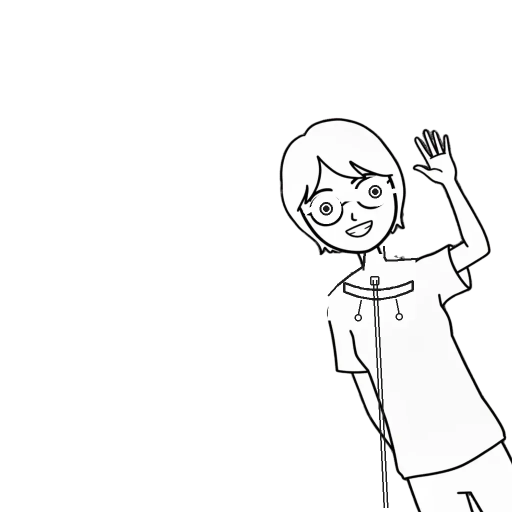
#> input picture Material/debug/window_v1.webp, 1024 x 1024 px, given in place of avatar_window.webp, which was not available (shown at 1/2 size)
$ python edit_avatar.py
#> lines starting #> are read from the running program, lines starting #| are printed output that depends on the picture; pictures that were not available may be replaced by others from this repository, and a replacement may not be noted
# -*- coding: utf-8 -*-
"""形象定制 v3：alpha 遮罩版
- 所有擦除/重绘都限制在身体轮廓(alpha)内部，杜绝白块越界
- 窗户图眼镜按实测坐标擦除（左镜(652,414) 右镜(741,380) r≈35-37，擦除半径48）
- 拉链缩短到衣摆以上
"""
from PIL import Image, ImageDraw, ImageChops

BLACK = (30, 30, 30, 255)
LINE = 5


def masked(img, fn):
    """在独立图层上绘制，再用原图 alpha 遮罩后合成（只影响轮廓内部）"""
    layer = Image.new('RGBA', img.size, (0, 0, 0, 0))
    fn(ImageDraw.Draw(layer))
    layer.putalpha(ImageChops.darker(layer.getchannel('A'), img.getchannel('A')))
    img.alpha_composite(layer)


def qbez(p0, p1, p2, n=24):
    return [((1-t)**2*p0[0] + 2*(1-t)*t*p1[0] + t**2*p2[0],
             (1-t)**2*p0[1] + 2*(1-t)*t*p1[1] + t**2*p2[1])
            for t in [i/n for i in range(n+1)]]


def draw_smooth(d, pts, outline=BLACK, width=LINE, fill=None):
    if fill:
        d.polygon(pts, fill=fill)
    d.line(pts + [pts[0]], fill=outline, width=width, joint='curve')


# ================= 帧（全身 1024x1024）=================
def edit_frame(src, dst, debug=None):
    img = Image.open(src).convert('RGBA')
    fill = (253, 253, 253, 255)

    # ---- 1. 擦除：眼镜 + 项链（遮罩内）----
    def erase(d):
        d.ellipse((474-38, 127-38, 474+38, 127+38), fill=fill)
        d.ellipse((542-38, 124-38, 542+38, 124+38), fill=fill)
        d.rectangle((497, 105, 519, 148), fill=fill)
        d.line((450, 126, 408, 118), fill=fill, width=14)
        d.line((568, 122, 608, 113), fill=fill, width=14)
        d.polygon([(497, 222), (523, 222), (556, 228), (572, 248), (574, 300),
                   (566, 322), (418, 322), (410, 290), (435, 266), (462, 246)], fill=fill)
    masked(img, erase)

    # ---- 2. 重绘（遮罩内）：眼睛/脖子/肩线/卫衣/拉链 ----
    def redraw(d):
        for cx, cy in [(474, 127), (542, 124)]:
            d.ellipse((cx-13, cy-13, cx+13, cy+13), outline=BLACK, width=4)
            d.ellipse((cx-6, cy-6, cx+6, cy+6), fill=BLACK)
        d.line((494, 208, 492, 240), fill=BLACK, width=4)
        d.line((524, 206, 526, 238), fill=BLACK, width=4)
        d.line([(497, 220), (478, 234), (462, 249), (435, 268), (405, 288), (391, 303)],
               fill=BLACK, width=LINE, joint='curve')
        d.line([(523, 218), (551, 237), (570, 252)], fill=BLACK, width=LINE, joint='curve')
        band = qbez((447, 256), (511, 272), (575, 254)) + qbez((447, 272), (511, 290), (575, 268))[::-1]
        draw_smooth(d, band, fill=fill)
        d.line((474, 276, 469, 302), fill=BLACK, width=3)
        d.ellipse((463, 300, 475, 312), outline=BLACK, width=3)
        d.line((548, 274, 553, 300), fill=BLACK, width=3)
        d.ellipse((547, 298, 559, 310), outline=BLACK, width=3)
        d.line((508, 292, 507, 540), fill=BLACK, width=3)
        d.line((515, 292, 516, 540), fill=BLACK, width=3)
        d.rounded_rectangle((503, 284, 520, 300), radius=3, outline=BLACK, width=3)
    masked(img, redraw)

    if debug:
        img.crop((350, 20, 680, 360)).resize((660, 680)).save(debug + '_head.png')
        img.crop((350, 180, 680, 620)).resize((660, 880)).save(debug + '_torso.png')
    img.save(dst)


# ================= 窗户图（半身 1024x1024，头倾斜）=================
def edit_window(src, dst, debug=None):
#> called with src = 'textures/entrance/avatar_window.webp', dst = 'Material/debug/window_v3.webp', debug = 'Material/debug/win3'
    img = Image.open(src).convert('RGBA')
#> img is the input picture: PIL image 1024x1024 RGBA; mean R, G, B, A 41, 40.9, 40.9, 46.9
    fill = (252, 252, 252, 255)

    # ---- 1. 擦除：眼镜（实测左镜(652,414) 右镜(741,380) r≈37）+ 项链 ----
    # 多边形上边界绕开下巴轮廓(y498-508)和右侧发梢，覆盖前胸项链区(y502-654)
    def erase(d):
        d.ellipse((652-48, 414-48, 652+48, 414+48), fill=fill)
        d.ellipse((741-48, 380-48, 741+48, 380+48), fill=fill)
        d.rectangle((680, 390, 716, 420), fill=fill)          # 鼻梁
        d.line((608, 415, 592, 420), fill=fill, width=12)     # 左镜腿
        d.line((778, 379, 798, 377), fill=fill, width=12)     # 右镜腿（不到发际）
        d.polygon([(645, 502), (718, 502), (718, 510), (752, 514), (770, 512),
                   (800, 502), (838, 508), (842, 568), (838, 654), (648, 654)],
                  fill=fill)
    masked(img, erase)
#> in masked, `layer = Image.new('RGBA', img.size, (0, 0, 0, 0))`: layer: PIL image 1024x1024 RGBA; every value is 0

    # ---- 2. 重绘（遮罩内）----
    def redraw(d):
        for cx, cy in [(652, 414), (741, 380)]:
            d.ellipse((cx-13, cy-13, cx+13, cy+13), outline=BLACK, width=4)
            d.ellipse((cx-6, cy-6, cx+6, cy+6), fill=BLACK)
        # 脖子
        d.line((728, 505, 726, 540), fill=BLACK, width=4)
        d.line((767, 492, 768, 513), fill=BLACK, width=4)
        # 左肩线（上接脖子，下端接回原衣袖轮廓）
        d.line([(729, 510), (700, 548), (675, 568), (658, 590), (650, 610),
                (658, 635), (666, 656)],
               fill=BLACK, width=LINE, joint='curve')
        # 连帽卫衣：厚帽领（充弧内缘/外缘 + 中缝线）
        inner = qbez((690, 552), (768, 568), (845, 502))
        outer = qbez((658, 625), (755, 645), (852, 562))
        draw_smooth(d, inner + outer[::-1], fill=fill)
        d.line(qbez((674, 588), (762, 606), (848, 532)), fill=BLACK, width=3, joint='curve')
        # 帽绳（从领内缘垂下，穿过帽领）
        d.line((722, 565, 716, 640), fill=BLACK, width=3)
        d.ellipse((709, 638, 723, 652), outline=BLACK, width=3)
        d.line((795, 545, 801, 600), fill=BLACK, width=3)
        d.ellipse((794, 598, 808, 612), outline=BLACK, width=3)
        # 拉链（从帽领外缘中央露出，向下至衣摆上方）
        d.rounded_rectangle((742, 628, 760, 646), radius=3, outline=BLACK, width=3)
        d.line((748, 640, 757, 948), fill=BLACK, width=3)
        d.line((755, 640, 764, 948), fill=BLACK, width=3)
    masked(img, redraw)
#> in masked (call 2), `fn(ImageDraw.Draw(layer))`:
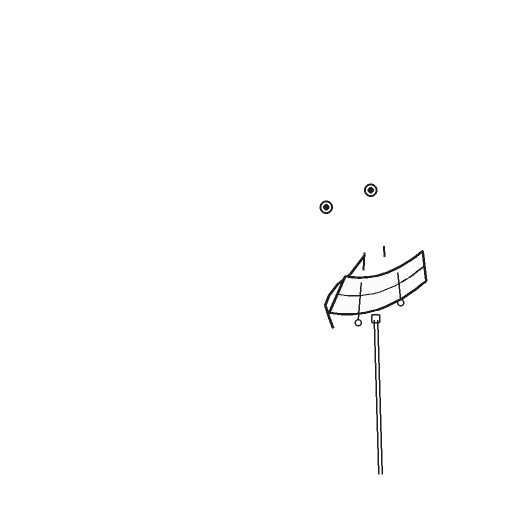
#> layer: PIL image 1024x1024 RGBA (shown at 1/2 size); mean R, G, B, A 2.6, 2.6, 2.6, 4.2; transparent parts drawn white

    if debug:
        img.crop((550, 330, 900, 660)).resize((700, 660)).save(debug + '_whead.png')
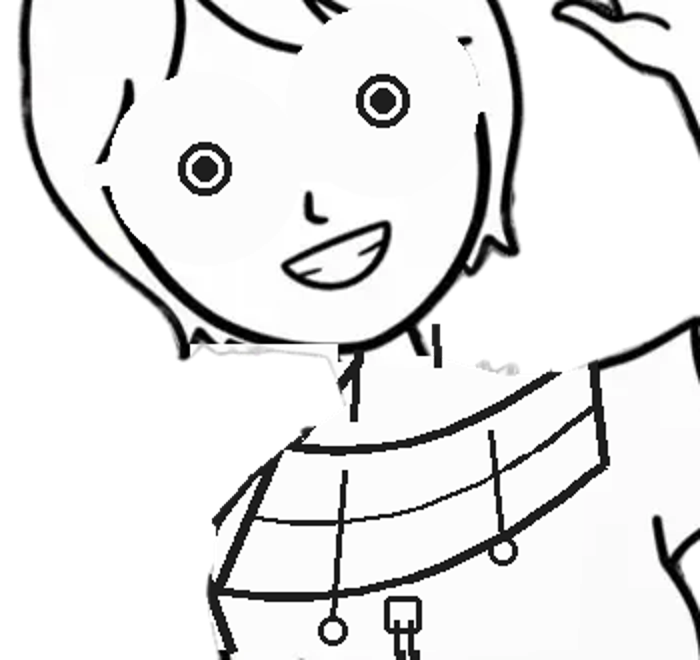
#> saved as win3_whead.png: PIL image 700x660 RGBA; mean R, G, B, A 139.6, 139.5, 139.6, 163.8; transparent parts drawn white
        img.crop((620, 460, 1024, 1024)).resize((606, 846)).save(debug + '_wtorso.png')
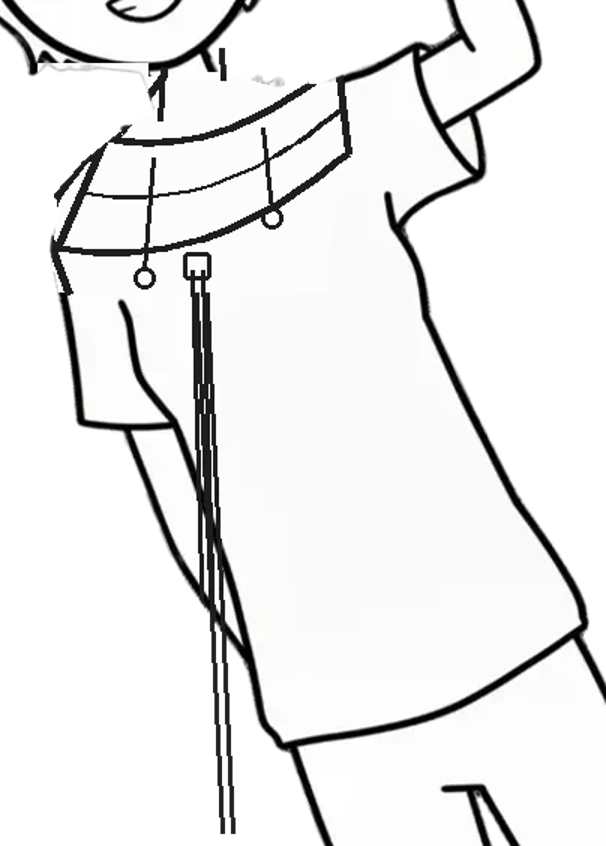
#> saved as win3_wtorso.png: PIL image 606x846 RGBA; mean R, G, B, A 131.7, 131.6, 131.6, 151.4; transparent parts drawn white
    img.save(dst)


import os
os.makedirs('Material/frames_new', exist_ok=True)

edit_window('textures/entrance/avatar_window.webp', 'Material/debug/window_v3.webp', 'Material/debug/win3')

for i in range(1, 10):
    edit_frame(f'textures/corridor/avatar_anim/{i}.webp', f'Material/frames_new/{i}.webp')
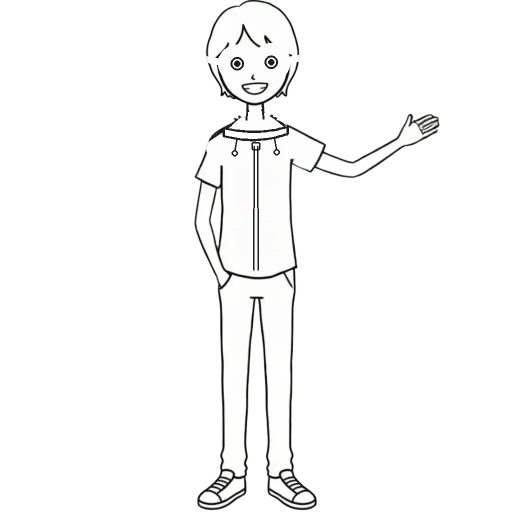
#> input picture Material/frames_new/1.webp, 1024 x 1024 px, found by its file name (shown at 1/2 size)
#> in edit_frame, img is the input picture: PIL image 1024x1024 RGBA; mean R, G, B, A 239.8, 239.3, 239.7, 38
#> in masked (call 4), `fn(ImageDraw.Draw(layer))`:
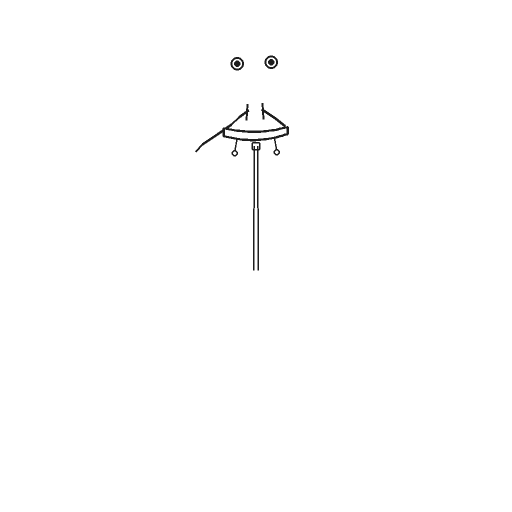
#> layer: PIL image 1024x1024 RGBA (shown at 1/2 size); mean R, G, B, A 0.5, 0.5, 0.5, 1.6; transparent parts drawn white
#> pass 2 of the loop `for i in range(1, 10):`:
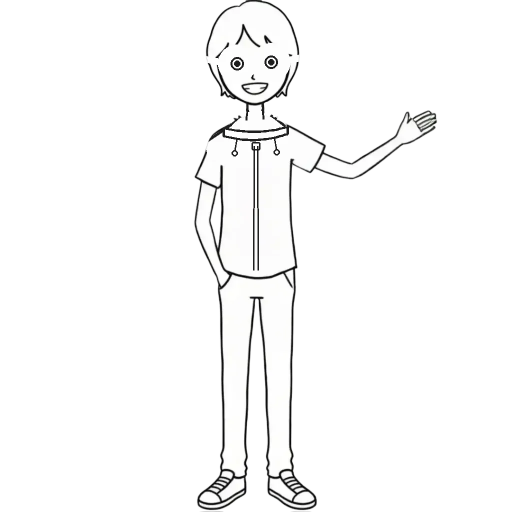
#> input picture Material/frames_new/2.webp, 1024 x 1024 px, found by its file name (shown at 1/2 size)
#> in edit_frame, img is the input picture: PIL image 1024x1024 RGBA; mean R, G, B, A 172.6, 172.4, 172.5, 38.1
#> in masked (call 6), `layer.putalpha(ImageChops.darker(layer.getchannel('A'), img.getchannel..`:
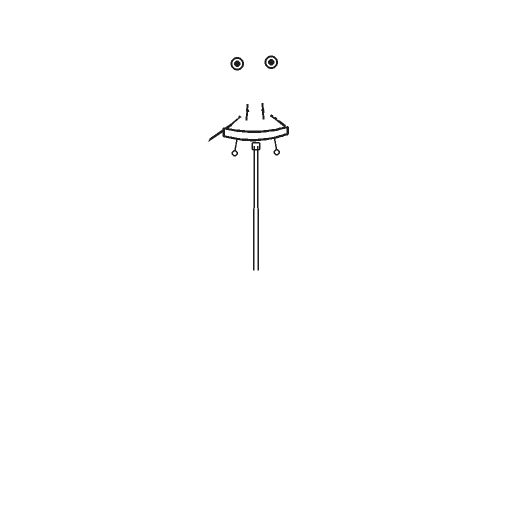
#> layer: PIL image 1024x1024 RGBA (shown at 1/2 size); mean R, G, B, A 0.5, 0.5, 0.5, 1.5; transparent parts drawn white
#> pass 3 of the loop `for i in range(1, 10):`:
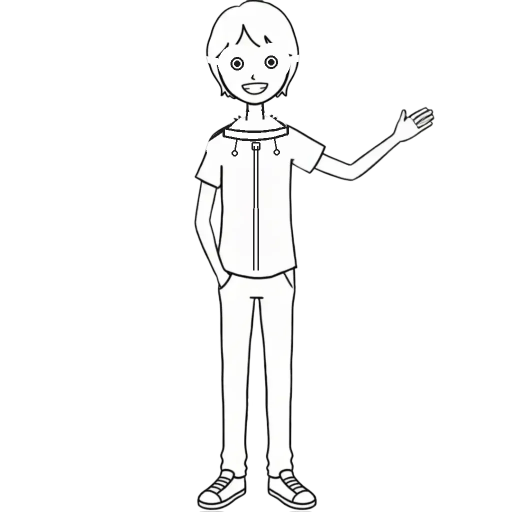
#> input picture Material/frames_new/3.webp, 1024 x 1024 px, found by its file name (shown at 1/2 size)
#> in edit_frame, img is the input picture: PIL image 1024x1024 RGBA; mean R, G, B, A 171.8, 171.7, 171.7, 38
#> in masked (call 8), `layer.putalpha(ImageChops.darker(layer.getchannel('A'), img.getchannel..`:
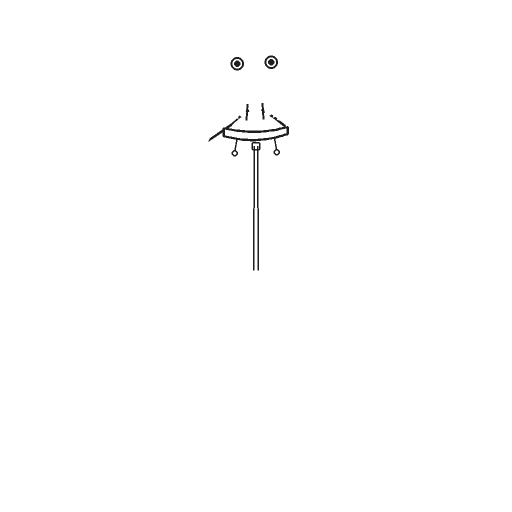
#> layer: PIL image 1024x1024 RGBA (shown at 1/2 size); mean R, G, B, A 0.5, 0.5, 0.5, 1.5; transparent parts drawn white
#> (the run stopped early here; a loop or call above may not have finished)
